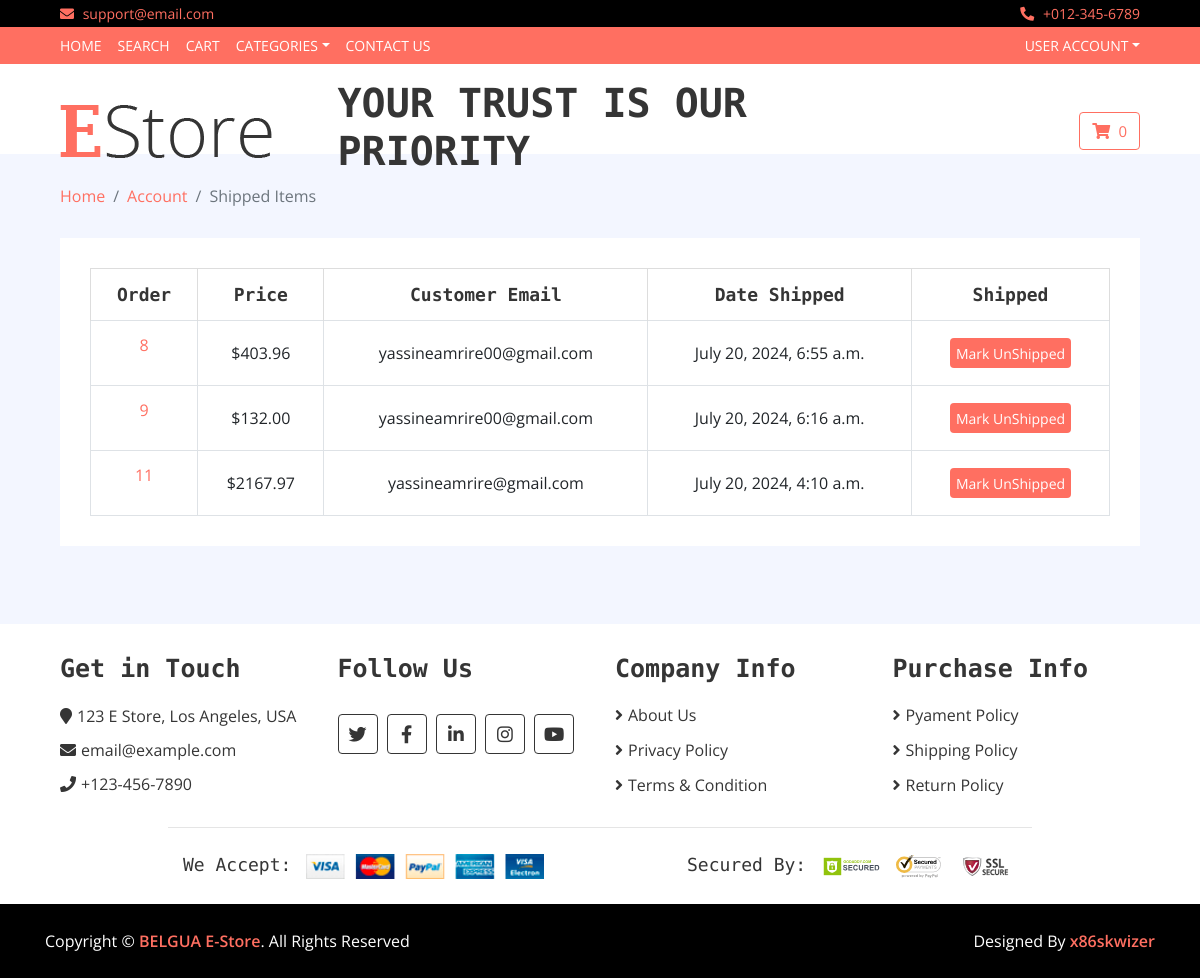
/payment/shipped_dash (signed in), run on the app's committed database.
### payment/models.py (models this page shows, shortened)
class Order(models.Model):
	user = models.ForeignKey(User, on_delete=models.CASCADE, null=True, blank=True)
	full_name = models.CharField(max_length=250)
	email = models.EmailField(max_length=250)
	shipping_address = models.TextField(max_length=15000)
	amount_paid = models.DecimalField(max_digits=7, decimal_places=2)
	date_ordered = models.DateTimeField(auto_now_add=True)
	shipped = models.BooleanField(default=False)
	date_shipped = models.DateTimeField(blank=True, null=True)

### payment/views.py (the view, shortened to what this page needs)
# urls.py: path('shipped_dash', views.shipped_dash, name='shipped_dash'),
def shipped_dash(request):
	if request.user.is_authenticated and request.user.is_superuser:
		orders = Order.objects.filter(shipped=True)
		return render(request, "payment/shipped_dash.html", {"orders":orders})
	else:
		messages.success(request, "Access Denied")
		return redirect('core:index')

### cart/cart.py (called while the page is built)
    def __len__(self):
        return sum(item['quantity'] for item in self.cart.values())

### cart/context_processors.py (called while the page is built)
def cart(request):
	return {'cart': Cart(request)}

### payment/templates/payment/shipped_dash.html (shortened to what this page needs)
{% extends 'base.html' %}
{% load static %}
{% block content %}
        <div class="breadcrumb-wrap">
			<div class="container-fluid">
				<ul class="breadcrumb">
					<li class="breadcrumb-item"><a href="{% url 'core:index' %}">Home</a></li>
					<li class="breadcrumb-item"><a href="{% url 'core:update_user' %}">Account</a></li>
                    <li class="breadcrumb-item active">Shipped Items</li>
                </ul>
            </div>
        </div>
        <div class="wishlist-page">
            <div class="container-fluid">
                <div class="wishlist-page-inner">
                    <div class="row">
                        <div class="col-md-12">
                            <div class="table-responsive">
                                <table class="table table-bordered">
                                    <thead class="thead-dark">
                                        <tr>
                                            <th>Order</th>
                                            <th>Price</th>
                                            <th>Customer Email</th>
                                            <th>Date Shipped</th>
											<th>Shipped</th>
                                        </tr>
                                    </thead>
                                    <tbody class="align-middle">
										{% for item in orders %}
                                        <tr>
                                            <td>
												<p><a href="{% url 'payment:orders' item.id %}">{{ item.id }}</a></p>
                                            </td>
                                            <td>${{ item.amount_paid }}</td>
                                            <td>
                                                {{ item.email }}
                                            </td>
                                            <td>{{ item.date_shipped }}</td>
											<td>
												<form method="POST">
													<button type="Submit" class="btn-cart">Mark UnShipped</button>
												</form>
											</td>
                                        </tr>
										{% endfor %}
                                    </tbody>
                                </table>
                            </div>
                        </div>
                    </div>
                </div>
            </div>
        </div>
		<br/><br/>
{% endblock %}

### static/store/css/style.css (style rules this page uses)
body { color: #353535; font-family: 'Open Sans', sans-serif; font-weight: 400; background: #f3f6ff; }
a { color: #FF6F61; }
@media (min-width: 992px) { .container-fluid { padding-right: 60px; padding-left: 60px; } }
.breadcrumb-wrap { position: relative; width: 100%; }
.breadcrumb-wrap .breadcrumb { margin: 0; padding: 0; background: transparent; }
.wishlist-page { position: relative; padding: 30px 0; }
.wishlist-page .wishlist-page-inner { padding: 30px; background: #ffffff; }
.wishlist-page .table { width: 100%; text-align: center; margin-bottom: 0; }
.wishlist-page .table .thead-dark th { font-family: 'Source Code Pro', monospace; font-size: 18px; font-weight: 700; color: #353535; text-align: center; background: transparent; border-color: #dddddd; border-bottom: none; vertical-align: middle; }
.wishlist-page .table td { font-size: 16px; vertical-align: middle; }
.wishlist-page .table button { width: 30px; height: 30px; font-size: 14px; text-align: center; color: #ffffff; background: #FF6F61; border: none; border-radius: 4px; }
.wishlist-page .table button.btn-cart { width: auto; }

### data on the page
Order: id "8", amount_paid "403.96", email "yassineamrire00@gmail.com", date_shipped "July 20, 2024, 6:55 a.m."
Order: id "9", amount_paid "132.00", email "yassineamrire00@gmail.com", date_shipped "July 20, 2024, 6:16 a.m."
Order: id "11", amount_paid "2167.97", email "yassineamrire@gmail.com", date_shipped "July 20, 2024, 4:10 a.m."

### other printed values
{{ cart|length }} "0"
